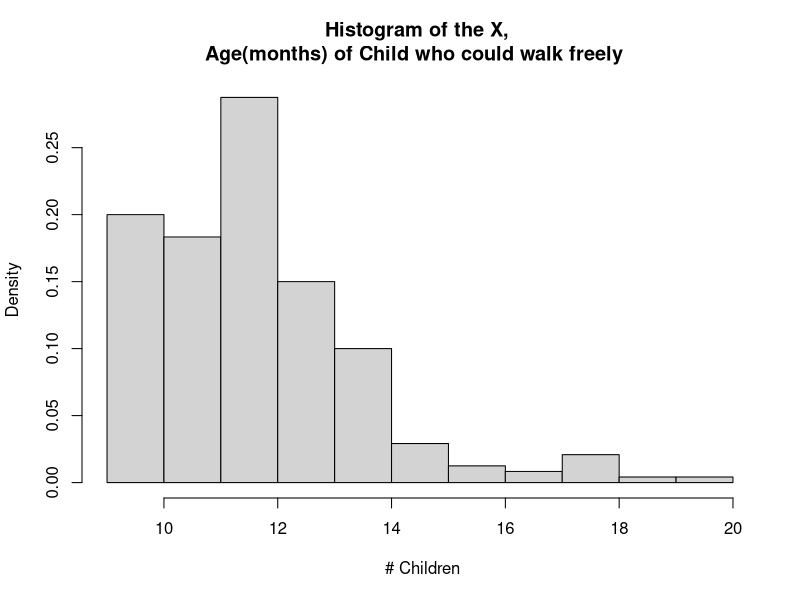
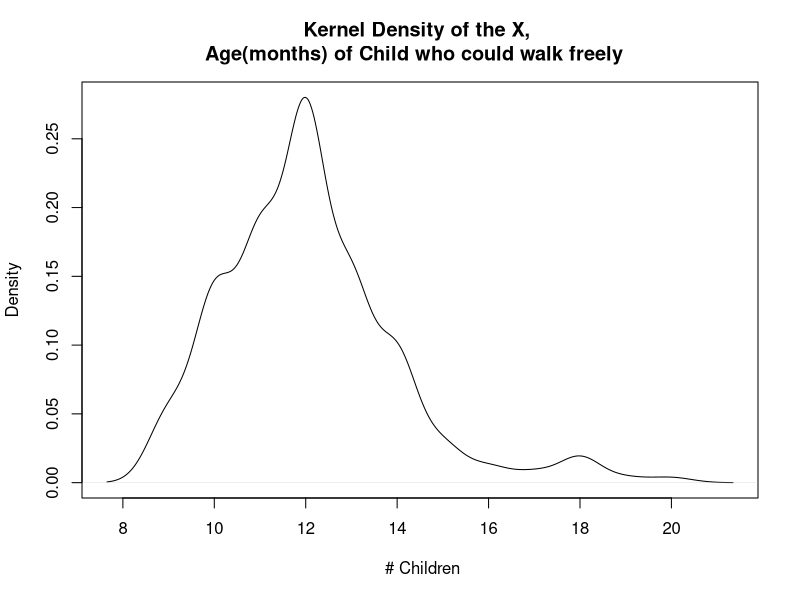

These figures' R source, in order:
#####Vivek Kumar Gupta . 9/11/2017 Stats 607 Homework assigment 2. 
####2.11 , Sharon Lohr.

#N=807 It is assumed to be large 
n=240
age = 9:20
nChild = c(13,35,44,69,36,24,7,3,2,5,1,1)


raw = c(rep(9,13),rep(10,35),rep(11,44),rep(12,69),rep(13,36)
        ,rep(14,24),rep(15,7),rep(16,3),rep(17,2),rep(18,5),rep(19,1),rep(20,1))

#a)
hist(raw, nclass = length(age), freq = F, xlab =" # Children"
     , ylab = "Density" , main = "Histogram of the X, \n Age(months) of Child who could walk freely   ")

plot(density(raw), xlab =" # Children"
     , ylab = "Density" , main = "Kernel Density of the X, \n Age(months) of Child who could walk freely   ")
shapiro.test(raw)
#b)  

(y_bar =mean(raw))
#Estimate of the mean = 12.07917 
sd_est = sd(raw)

(se_bar = sqrt((sd_est/n)))
#Estimate of the SE = 0.2243

#95% CI usign t distribution 
(y_bar - qt(1-.05/2, 240-1)*se_bar)
(y_bar + qt(1-.05/2, 240-1)*se_bar)

#(11.90275,12.25559)


#c
n = ((1.96*sd_est)/.5)^2
#57

